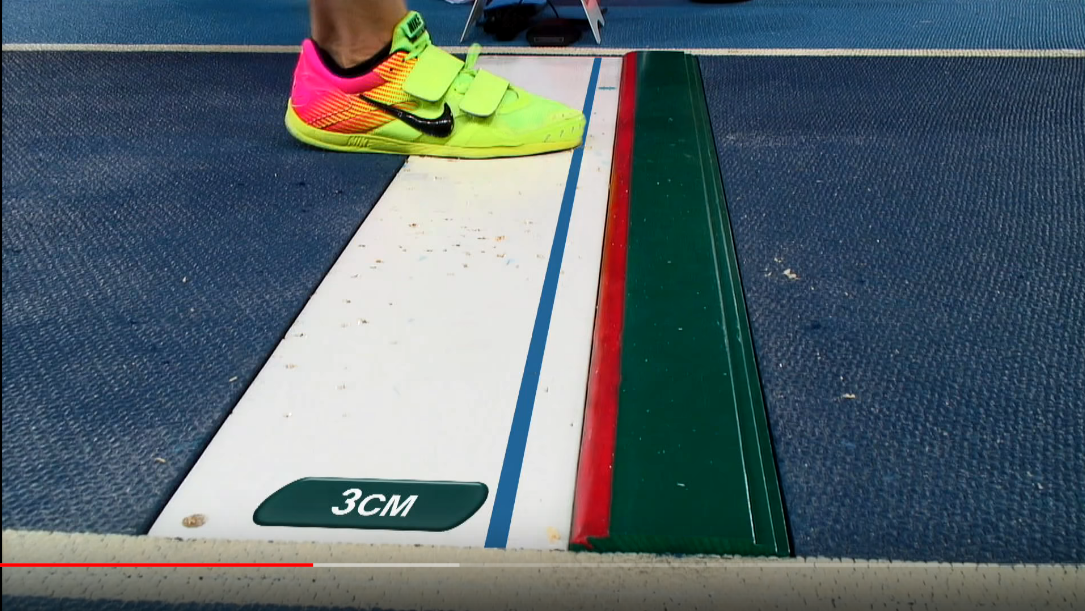
#> input picture Computer Vision, Image Processing/Real-world applications/images/long_jump_0.png, 1085 x 611 px, found by its file name
$ jupyter execute '2D homography - Applications.ipynb'   (shell and % lines are left out)
#> lines starting #> are read from the running program, lines starting #| are printed output that depends on the picture
# **11.3 2D Homographies - Applications**

Now you are familiar with homographies, this notebook proposes two more applications in sports where using this technique enhances the experience of viewer. You are asked to implement a solution for each one. As you already know the fundamentals of the homography computation, this notebook will not address any theoretical aspect, but only presents the applications and asks for your solutions!

### Some notes on the implementation
- If you use the command `%matplotlib notebook`, you'll be able to get the coordinates on the image at the mouse position. Use this **in each cell** when you need to select points on the images. Unfortunately this doesn't work in all jupyter frameworks (not in Google Colab, for instance). If it does not work, you'll have to get the point coordinates by opening the image with a typical image processing application (such as Irfanview, GIMP, etc.).
- Take into account that when you are computing a homography you are mapping image coordinates to *real world* coordinates (those in the real, unwarped plane), so if the latter **are too small** you will end up with a very small unwarped image. This will make more difficult to get references in such a small image. In some way, you are *losing resolution*. So, when creating the coordinates of the unwarped planes, use a value (factor) to multiply the real coordinates so that you get an image large enough to pick up points properly.

[cell 1]
from google.colab import drive
drive.mount('/gdrive')

[cell 2]
import numpy as np
import cv2
import matplotlib
import matplotlib.pyplot as plt

matplotlib.rcParams['figure.figsize'] = (12.0, 6.0)

# set image path
images_path = '/gdrive/My Drive/Colab Notebooks/Chapter 11. Real-world applications/images/'

# This will allow you to see the pixel position where the mouse is pointing
# %matplotlib notebook

## **11.3.1 Application 1: Long jump competiton**

The *Olympics committee* has a special work for you: to develop a computer vision program able to decide if a jump is valid (the jumper has not overstepped the plasticine board) and the distance from the step to this plasticine board.

The following image shows the parts of the zone where the jumper has to take-off: the **take-off board** (with a width of 20cm), the **take-off line** (included in the take-off board) and the **plasticine indicator** (10cm width). In total, the area of this zone is **30$\times$122cm**.

<center>
$\\[5pt]$
</center>

The *Olympics committee* wants you to evaluate your software using a number of provided images, named `long_jump_0.png` to `lon_jump_4.png`, which are annotated with the distance from the jumper sneaker tip to the beginning of the plasticine indicator. With this goal, implement a code that:
- Computes the homography between the take-off zone in the images and a rectangle with the real size (30x122cm).
- Select manually the point at the jumper sneaker tip in the zone without perspective.
- Having that coordinate, computes and reports the distance from it to the plasticine indicator.

Is this distance the same as the provided one in the images?

[cell 3]
# APPLICATION 1: Long jump competition
# Write your code here

# Load the image and show it
# Get the proper points in the image and plot a circle on them (in a new image)
# Show this new image
# Find the homography and remove the perspective
# Compute the distance (in centimeters) between the sneaker and the indicator
matplotlib.rcParams['figure.figsize'] = (12.0, 6.0)

# APPLICATION 1: Long jump competition
image1=cv2.imread(images_path + 'long_jump_0.png', -1)
#> image1 is the input picture: shape (611, 1085, 4); mean B, G, R, A 108.9, 102.2, 87.8, 255
image2=cv2.imread(images_path + 'long_jump_1.png', -1)
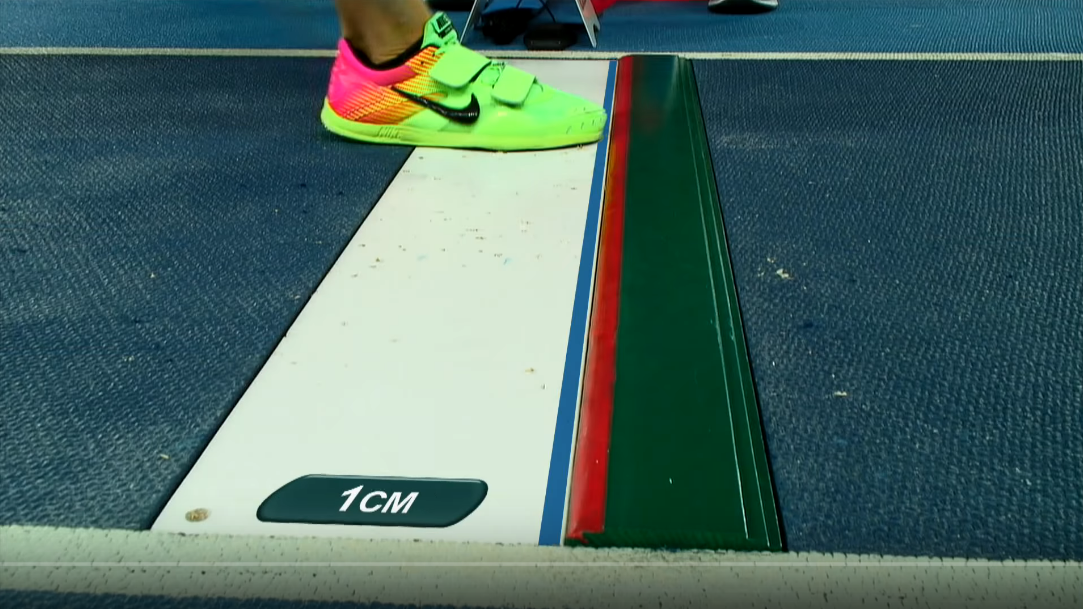
#> input picture Computer Vision, Image Processing/Real-world applications/images/long_jump_1.png, 1083 x 609 px, found by its file name
#> image2 is the input picture: shape (609, 1083, 4); mean B, G, R, A 100.3, 104.9, 75.9, 255
image3=cv2.imread(images_path + 'long_jump_2.png', -1)
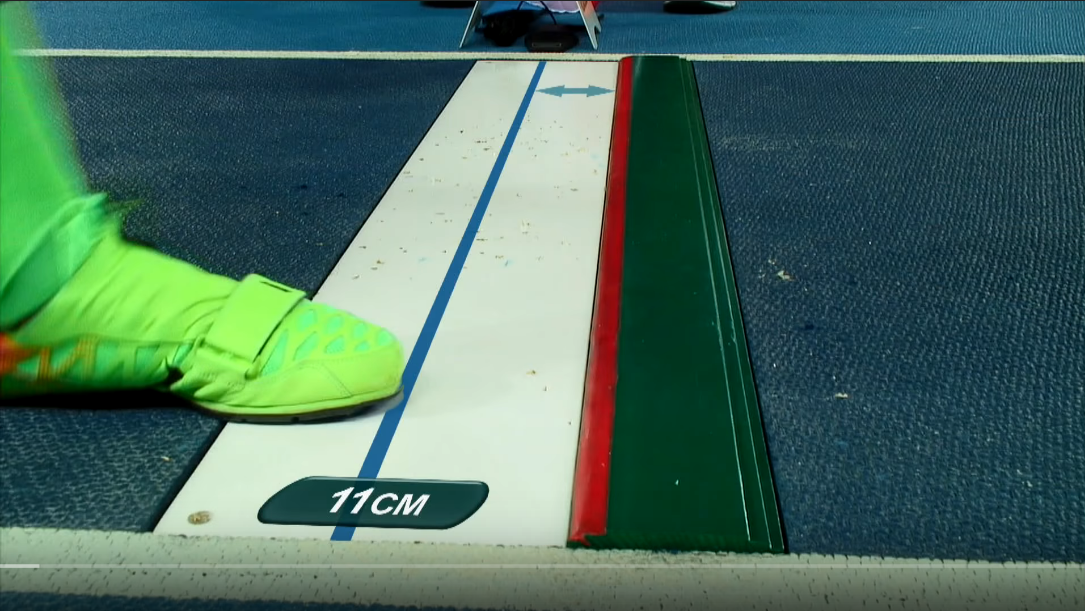
#> input picture Computer Vision, Image Processing/Real-world applications/images/long_jump_2.png, 1085 x 611 px, found by its file name
#> image3 is the input picture: shape (611, 1085, 4); mean B, G, R, A 96.5, 110.4, 74.2, 255
image4=cv2.imread(images_path + 'long_jump_3.png', -1)
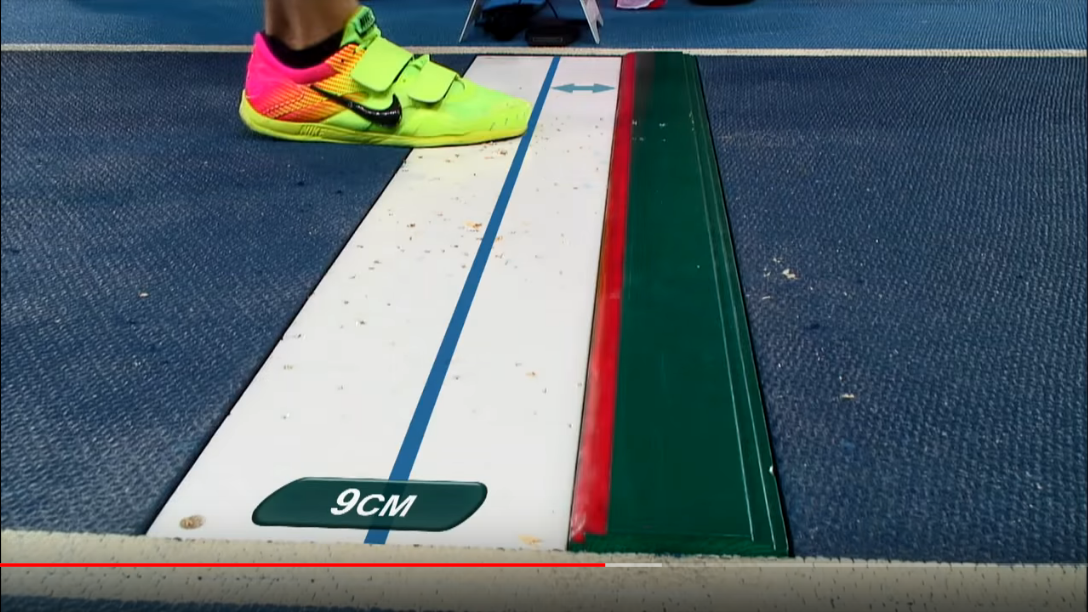
#> input picture Computer Vision, Image Processing/Real-world applications/images/long_jump_3.png, 1088 x 612 px, found by its file name
#> image4 is the input picture: shape (612, 1088, 4); mean B, G, R, A 109.9, 102.8, 88.3, 255
image5=cv2.imread(images_path + 'long_jump_4.png', -1)
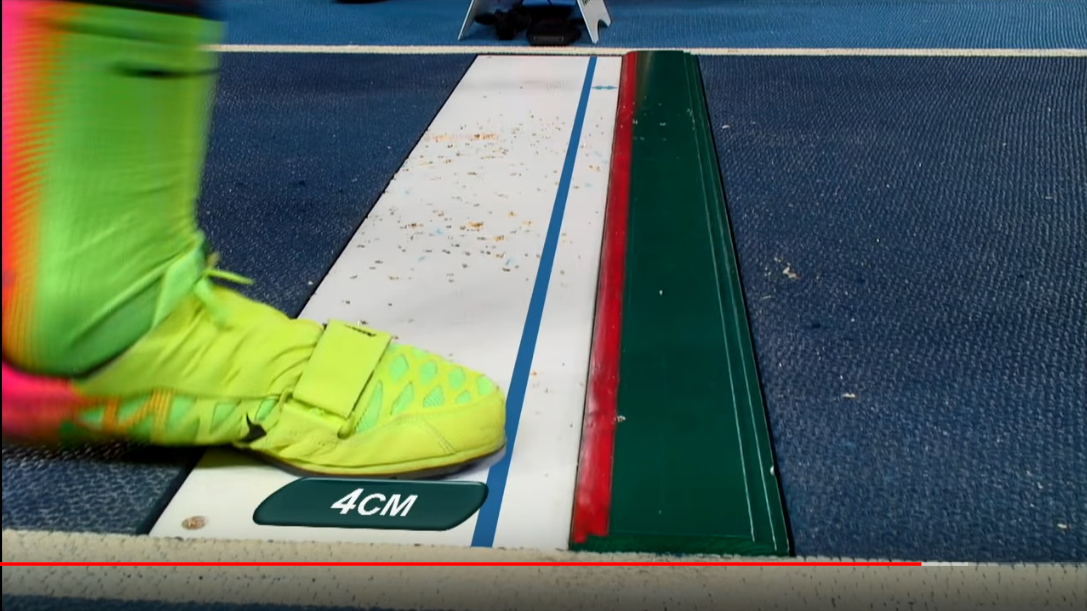
#> input picture Computer Vision, Image Processing/Real-world applications/images/long_jump_4.png, 1087 x 611 px, found by its file name
#> image5 is the input picture: shape (611, 1087, 4); mean B, G, R, A 91.7, 106.1, 89.2, 255

image1=cv2.cvtColor(image1, cv2.COLOR_BGR2RGB)
#> image1: shape (611, 1085, 3)
image2=cv2.cvtColor(image2, cv2.COLOR_BGR2RGB)
#> image2: shape (609, 1083, 3)
image3=cv2.cvtColor(image3, cv2.COLOR_BGR2RGB)
#> image3: shape (611, 1085, 3)
image4=cv2.cvtColor(image4, cv2.COLOR_BGR2RGB)
#> image4: shape (612, 1088, 3)
image5=cv2.cvtColor(image5, cv2.COLOR_BGR2RGB)
#> image5: shape (611, 1087, 3)
offset=1000
points1 = np.asarray([(474, 57), (150, 535),(697, 55),(789, 554)])
points2 = np.asarray([(offset,offset),(offset, offset+1220), (offset+300,offset), (offset+300,offset+1220)])
M = cv2.findHomography(points1, points2)
transformed1 = cv2.warpPerspective(image1, M[0], (2*image1.shape[1],4*image1.shape[0]))
transformed2 = cv2.warpPerspective(image2, M[0], (2*image1.shape[1],4*image1.shape[0]))
transformed3 = cv2.warpPerspective(image3, M[0], (2*image1.shape[1],4*image1.shape[0]))
transformed4 = cv2.warpPerspective(image4, M[0], (2*image1.shape[1],4*image1.shape[0]))
transformed5 = cv2.warpPerspective(image5, M[0], (2*image1.shape[1],4*image1.shape[0]))
plt.subplot(231)
plt.imshow(transformed1)
plt.subplot(232)
plt.imshow(transformed2)
plt.subplot(233)
plt.imshow(transformed3)
plt.subplot(234)
plt.imshow(transformed4)
plt.subplot(235)
plt.imshow(transformed5)
#Image1
p1x = (1167) # Punta del zapato
p2x = (1201) # Plastilina
pix2cm = 20/(1220-1000)
distancia_image1=(p2x-p1x)*pix2cm
print(distancia_image1) # Distancia = 3.09. (3 en la imagen)

#Image2
p1x2 = (1190) # Punta del zapato
distancia_image2=(p2x-p1x2)*pix2cm
print(distancia_image2) # Distancia = 1.0. (1 en la imagen)

#Image3
p1x3 = (1083) # Punta del zapato
distancia_image3=(p2x-p1x3)*pix2cm
print(distancia_image3) # Distancia = 10.72. (11 en la imagen)

#Image4
p1x4=(1102)
distancia_image4=(p2x-p1x4)*pix2cm
print(distancia_image4) # Distancia = 9.0. (9 en la imagen)

#Image5
p1x5 = (1156)
distancia_image5=(p2x-p1x5)*pix2cm
print(distancia_image5) # Distancia = 4.09. (4 en la imagen)

#### **<font color=red><b>Expected output</b></font>**

## **11.3.2 Application 2: Offside detection**

*LaLiga* has also called to our offices asking for a software to help the VAR and to draw a line at the position of the last defender in a soccer match, making easier in this way to decide if a player was offside.

<center>
$\\[5pt]$
</center>

To fulfill this requirement, develop a code that uses the `offside.jpg` image and:
- Removes the perspective of the penalty area. The size of this area is 16.5x40.3m.
- Gets (manually) two points at the positions of the last defender and the forward.
- Draws a line in those positimage crossing that position.

Now you have the right tools, could you tell whether the goal by Luis Suarez goal is legal? Can you determine the distance in meters between the lines for the defender and the forward?

[cell 4]
# APPLICATION 2: Offside detection
# Write your code here
matplotlib.rcParams['figure.figsize'] = (12.0, 6.0)
# Load the image and show it
# Get the proper points in the image and plot a circle on them (in a new image)
# Show this new image
# Find the homography and remove the perspective
# Draw the offside line on the last defender position
# Draw the attacker line on the attacker position
# Wrap the image again to show both lines with perspective
# Compute the distance (in meters) between the two lines

image1=cv2.imread(images_path + 'offside.jpg', -1)
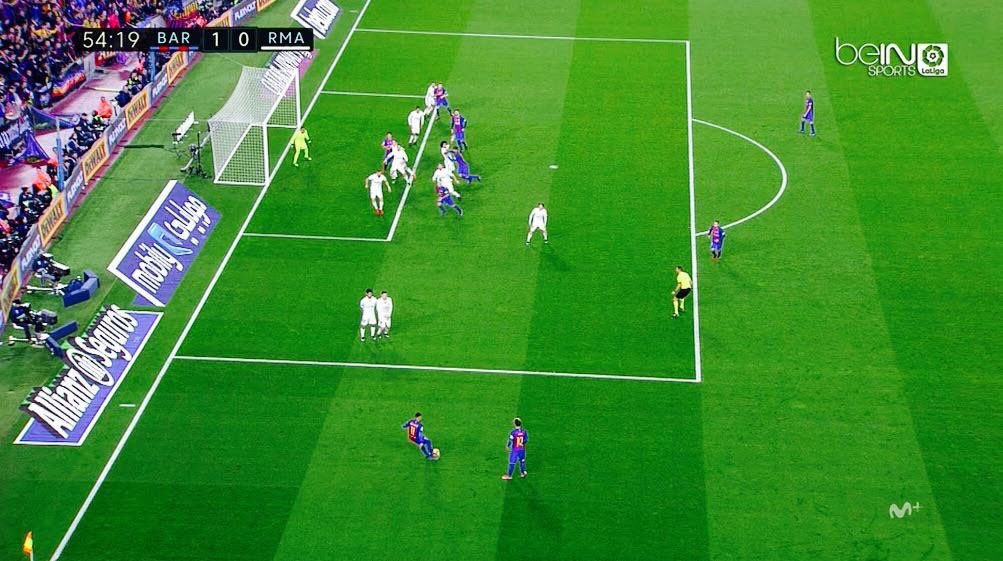
#> input picture Computer Vision, Image Processing/Real-world applications/images/offside.jpg, 1003 x 561 px, found by its file name
#> image1 is the input picture: shape (561, 1003, 3); mean B, G, R 47.1, 140, 62.3
image1=cv2.cvtColor(image1, cv2.COLOR_BGR2RGB)
offset=200
points1 = np.asarray([(351, 28), (172, 355),(684, 40),(700, 380)])
points2 = np.asarray([(offset,offset),(offset, offset+403), (offset+165,offset), (offset+165,offset+403)])
M = cv2.findHomography(points1, points2)
transformed1 = cv2.warpPerspective(image1, M[0], (600,800))
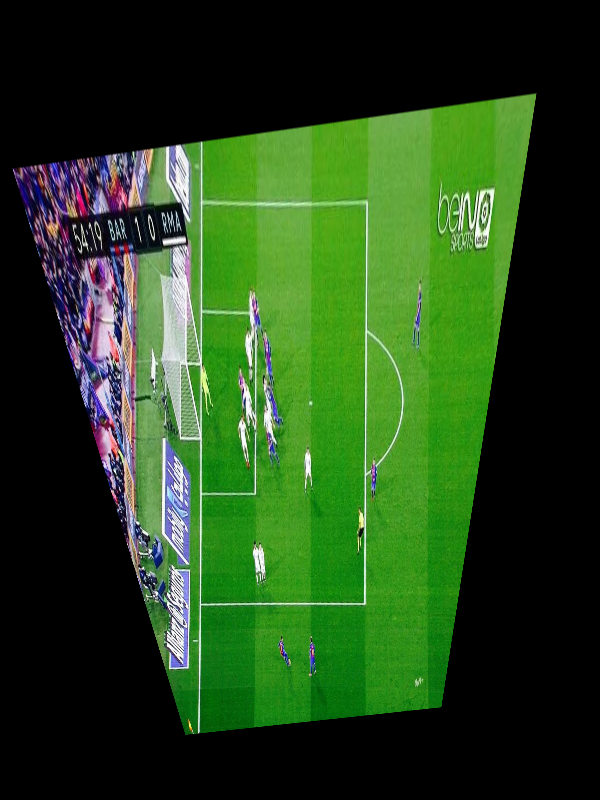
#> transformed1: shape (800, 600, 3); mean R, G, B 37.1, 69.5, 27.1

Minv=np.linalg.inv(M[0])
#Linea
p1 = (240,0)
p2 = (240,800)

lines1=cv2.line(transformed1,p1,p2,(255, 0, 0),1)
transformed2 = cv2.warpPerspective(lines1, Minv, (image1.shape[1],image1.shape[0]))
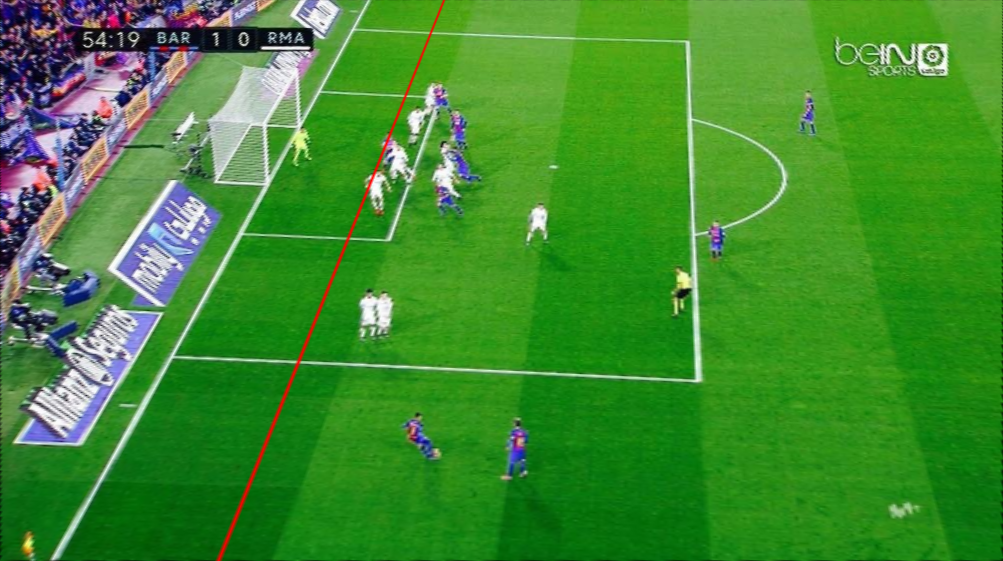
#> transformed2: shape (561, 1003, 3); mean R, G, B 62.9, 139.5, 47
plt.imshow(transformed2)
